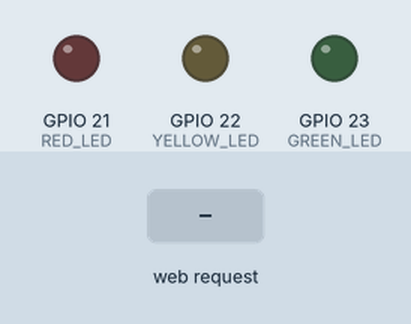
Recording of a sketch running on a simulated ESP32. On the bench: output pins drawn as LEDs (lit = HIGH). Inputs (shaded band) come from the test bench. WiFi joins after 1.5 s; servers stay silent unless stated; what the sketch prints to the serial monitor is not drawn.

Above: at 4.7 s.
4.8 s: HTTP request GET /red received
At 5.8 s:
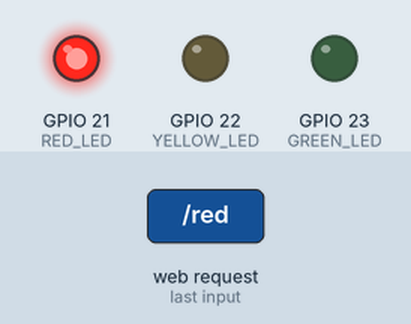
6.3 s: HTTP request GET /yellow received
At 6.9 s:
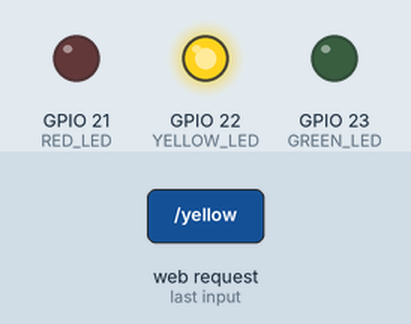
7.8 s: HTTP request GET /green received
At 8.1 s:
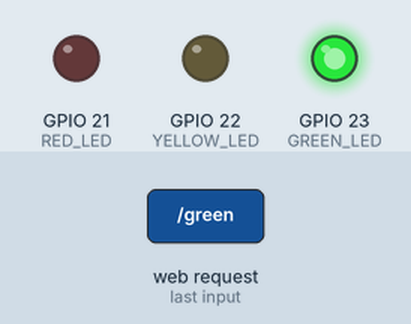
9.3 s: HTTP request GET /off received
At 10.4 s:
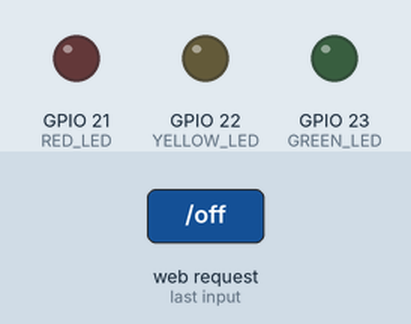
Timing chart, 0 to 11.8 s (numbered marks = the images above; inputs shaded):
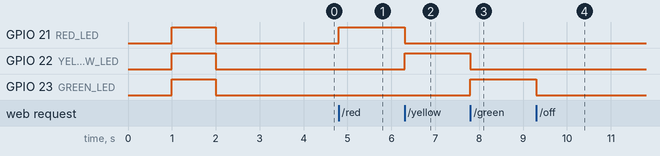

Measured:
- after the input at 4.8 s, GPIO 21 (RED_LED): LOW → HIGH at once
- after the input at 6.3 s, GPIO 21 (RED_LED): HIGH → LOW at once; GPIO 22 (YELLOW_LED): LOW → HIGH at once
- after the input at 7.8 s, GPIO 22 (YELLOW_LED): HIGH → LOW at once; GPIO 23 (GREEN_LED): LOW → HIGH at once
- after the input at 9.3 s, GPIO 23 (GREEN_LED): HIGH → LOW at once

The sketch:

LightTraficControll.ino
```cpp
#include <WiFi.h>
#include <WebServer.h>

const char* ssid = "MC";
const char* password = "qwertyui1";

#define RED_LED    21
#define YELLOW_LED 22
#define GREEN_LED  23

WebServer server(80);

void updateLights(String color) {
  digitalWrite(RED_LED, LOW);
  digitalWrite(YELLOW_LED, LOW);
  digitalWrite(GREEN_LED, LOW);

  if (color == "red")
    digitalWrite(RED_LED, HIGH);

  if (color == "yellow")
    digitalWrite(YELLOW_LED, HIGH);

  if (color == "green")
    digitalWrite(GREEN_LED, HIGH);
}

void handleRoot() {
  String page = R"rawliteral(
<!DOCTYPE html>
<html>
<head>
<meta charset="utf-8">
<title>Светофор ESP32</title>
<style>
body{
  font-family:Arial;
  text-align:center;
  margin-top:50px;
}
button{
  width:200px;
  height:70px;
  font-size:24px;
  margin:10px;
  border:none;
  border-radius:10px;
  color:white;
}
.red{background:red;}
.yellow{background:orange;}
.green{background:green;}
.off{background:gray;}
</style>
</head>
<body>

<h1>Управление светофором</h1>

<p><a href="/red"><button class="red">Красный</button></a></p>
<p><a href="/yellow"><button class="yellow">Жёлтый</button></a></p>
<p><a href="/green"><button class="green">Зелёный</button></a></p>
<p><a href="/off"><button class="off">Выключить</button></a></p>

</body>
</html>
)rawliteral";

  server.send(200, "text/html", page);
}

void setup() {
  Serial.begin(115200);

  pinMode(RED_LED, OUTPUT);
  pinMode(YELLOW_LED, OUTPUT);
  pinMode(GREEN_LED, OUTPUT);
  delay(1000);
  digitalWrite(RED_LED, HIGH);
  digitalWrite(YELLOW_LED, HIGH);
  digitalWrite(GREEN_LED, HIGH);
  delay(1000);
    digitalWrite(RED_LED, LOW);
  digitalWrite(YELLOW_LED, LOW);
  digitalWrite(GREEN_LED, LOW);
  updateLights("");

  WiFi.begin(ssid, password);

  Serial.print("Подключение");

  while (WiFi.status() != WL_CONNECTED) {
    delay(500);
    Serial.print(".");
  }

  Serial.println();
  Serial.print("IP адрес: ");
  Serial.println(WiFi.localIP());

  server.on("/", handleRoot);

  server.on("/red", []() {
    updateLights("red");
    server.sendHeader("Location", "/");
    server.send(303);
  });

  server.on("/yellow", []() {
    updateLights("yellow");
    server.sendHeader("Location", "/");
    server.send(303);
  });

  server.on("/green", []() {
    updateLights("green");
    server.sendHeader("Location", "/");
    server.send(303);
  });

  server.on("/off", []() {
    updateLights("");
    server.sendHeader("Location", "/");
    server.send(303);
  });

  server.begin();

  Serial.println("Веб-сервер запущен");
}

void loop() {
  server.handleClient();
}
```
